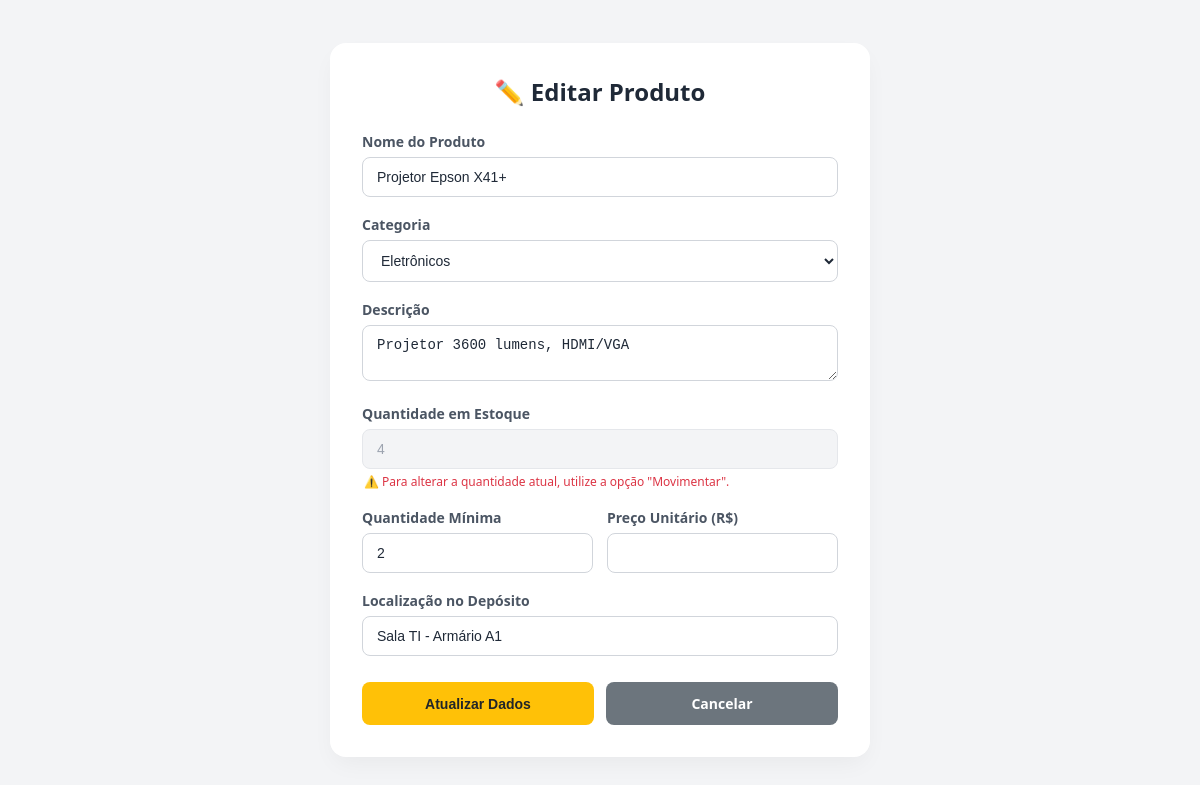
/estoque/editar/5 (signed in), run on the app's committed database.
### estoque/models.py (models this page shows, shortened)
class Produto(models.Model):
    nome = models.CharField(max_length=100)
    descricao = models.CharField(max_length=250, blank=True)
    categoria = models.ForeignKey(Categoria, on_delete=models.SET_NULL, null=True, blank=True)
    quantidade = models.IntegerField(default=0)
    quantidade_minima = models.IntegerField(default=0)
    preco_unitario = models.DecimalField(max_digits=10, decimal_places=2, default=0.00)
    localizacao_deposito = models.CharField(max_length=100, blank=True, help_text="Ex: Corredor A, Prateleira 3")
    fornecedor_id = models.IntegerField(null=True, blank=True, help_text="ID do parceiro do Módulo de Fornecedores")
    cliente_reserva_id = models.IntegerField(null=True, blank=True, help_text="ID do Cliente se o item estiver reservado")
    status_reserva = models.BooleanField(default=False)

class Categoria(models.Model):
    nome = models.CharField(max_length=50, unique=True)

### estoque/views.py (the view, shortened to what this page needs)
# urls.py: path('editar/<int:id>', views.editar_produto, name='editar_produto'),
@login_required
def editar_produto(request, id):
    produto = get_object_or_404(Produto, id=id)
    categorias = Categoria.objects.all()
    return render(request, 'editarProduto.html', {'produto': produto, 'categorias': categorias})

### estoque/templates/editarProduto.html (shortened to what this page needs)
<!DOCTYPE html>
<html lang="pt-br">
<head>
</head>
<body>
<div class="card">
    <h2>✏️ Editar Produto</h2>
    <form method="POST" action="/estoque/editar/{{ produto.id }}">
        <label>Nome do Produto</label>
        <input type="text" name="nome" value="{{ produto.nome }}" required>
        <label>Categoria</label>
        <select name="categoria">
            {% for cat in categorias %}
                <option value="{{ cat.id }}" {% if produto.categoria.id == cat.id %}selected{% endif %}>{{ cat.nome }}</option>
            {% endfor %}
        </select>
        <label>Descrição</label>
        <textarea name="descricao" rows="2">{{ produto.descricao|default:'' }}</textarea>
        <label>Quantidade em Estoque</label>
        <input type="number" value="{{ produto.quantidade }}" disabled>
        <p class="obs">⚠️ Para alterar a quantidade atual, utilize a opção "Movimentar".</p>
        <div style="display: grid; grid-template-columns: 1fr 1fr; gap: 14px;">
            <div>
                <label>Quantidade Mínima</label>
                <input type="number" name="quantidade_minima" value="{{ produto.quantidade_minima }}" min="0">
            </div>
            <div>
                <label>Preço Unitário (R$)</label>
                <input type="number" name="preco_unitario" step="0.01" value="{{ produto.preco_unitario }}" min="0">
            </div>
        </div>
        <label>Localização no Depósito</label>
        <input type="text" name="localizacao_deposito" value="{{ produto.localizacao_deposito|default:'' }}" placeholder="Ex: Corredor A, Prateleira 4">
        <div class="botoes">
            <button type="submit">Atualizar Dados</button>
            <a href="/estoque/listar" class="voltar">Cancelar</a>
        </div>
    </form>
</div>
</body>
</html>

### estoque/templates/editarProduto.html (style rules this page uses)
:root { --bg-primary: #f3f4f6; --surface: #ffffff; --text-main: #1f2937; --text-muted: #4b5563; --primary: #ffc107; --primary-hover: #d39e00; --focus-ring: rgba(255, 193, 7, 0.25); }
body { font-family: 'Segoe UI', Roboto, sans-serif; margin: 0; min-height: 100vh; background: var(--bg-primary); display: flex; justify-content: center; align-items: center; padding: 24px; box-sizing: border-box; }
.card { background: var(--surface); padding: 32px; border-radius: 16px; box-shadow: 0 10px 25px -5px rgba(0,0,0,0.05); max-width: 540px; width: 100%; box-sizing: border-box; transform: scale(0.95); opacity: 0; animation: popIn 0.4s cubic-bezier(0.16, 1, 0.3, 1) forwards; }
h2 { margin: 0 0 24px 0; color: var(--text-main); font-size: 24px; font-weight: 700; text-align: center; }
label { display: block; margin-bottom: 6px; font-weight: 600; color: var(--text-muted); font-size: 14px; }
input, select, textarea { width: 100%; padding: 11px 14px; box-sizing: border-box; margin-bottom: 18px; border: 1px solid #d1d5db; border-radius: 8px; font-size: 14px; color: var(--text-main); outline: none; transition: all 0.2s ease; background: #ffffff; }
input:disabled { background: #f3f4f6; color: #9ca3af; cursor: not-allowed; border-color: #e5e7eb; }
.obs { color: #dc3545; font-size: 12px; margin-top: -14px; margin-bottom: 18px; font-weight: 500; padding-left: 2px; }
.botoes { display: flex; gap: 12px; margin-top: 8px; }
button { flex: 1; padding: 12px 24px; background: var(--primary); color: #212529; border: none; border-radius: 8px; cursor: pointer; font-size: 14px; font-weight: 600; transition: all 0.2s ease; }
a.voltar { flex: 1; padding: 12px 24px; background: #6c757d; color: white; border-radius: 8px; text-decoration: none; font-size: 14px; font-weight: 600; text-align: center; box-sizing: border-box; transition: all 0.2s ease; }

### data on the page
Produto: nome "Projetor Epson X41+", categoria "Eletrônicos", descricao "Projetor 3600 lumens, HDMI/VGA", quantidade "4", quantidade_minima "2", localizacao_deposito "Sala TI - Armário A1"
